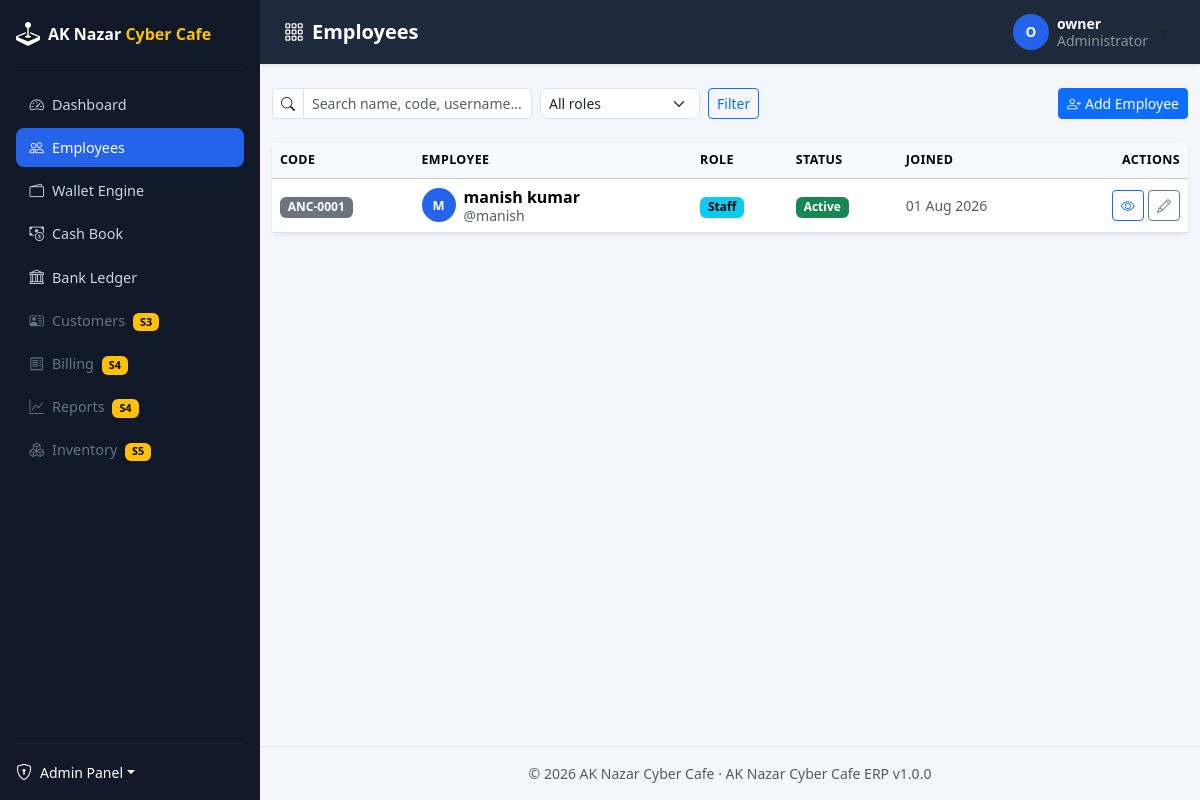
The page /employees/ (signed in) on the database its author committed.
### apps/accounts/models/user.py (models this page shows, shortened)
class User(BaseModel, AbstractBaseUser, PermissionsMixin):
    username = models.CharField(max_length=150, unique=True, db_index=True)
    email = models.EmailField(unique=True, null=True, blank=True, db_index=True)
    phone = models.CharField(max_length=15, unique=True, null=True, blank=True)
    first_name = models.CharField(max_length=100, blank=True)
    last_name = models.CharField(max_length=100, blank=True)
    is_staff = models.BooleanField(default=False)
    date_joined = models.DateTimeField(auto_now_add=True)
    objects = UserManager()
    USERNAME_FIELD = "username"
    REQUIRED_FIELDS = []
    class Meta:
        ordering = ["-date_joined"]
        verbose_name = "User"
        verbose_name_plural = "Users"
    def get_full_name(self):
        full_name = " ".join(part for part in (self.first_name, self.last_name) if part).strip()
        return full_name or self.username
    def get_short_name(self):
        return self.first_name or self.username

### apps/employees/models/employee.py (models this page shows, shortened)
class Employee(BaseModel):
    user = models.OneToOneField(
        settings.AUTH_USER_MODEL,
        on_delete=models.CASCADE,
        related_name="employee",
        help_text="Login account this employee profile belongs to.",
    )
    employee_code = models.CharField(max_length=20, unique=True, editable=False, db_index=True)
    full_name = models.CharField(max_length=150)
    role = models.CharField(max_length=30, choices=Role.choices, default=Role.STAFF, db_index=True)
    status = models.CharField(
        max_length=30,
        choices=EmploymentStatus.choices,
        default=EmploymentStatus.ACTIVE,
        db_index=True,
    )
    gender = models.CharField(max_length=10, choices=Gender.choices, blank=True)
    date_of_birth = models.DateField(null=True, blank=True)
    date_of_joining = models.DateField(null=True, blank=True)
    personal_phone = models.CharField(max_length=15, blank=True)
    personal_email = models.EmailField(blank=True)
    emergency_contact_name = models.CharField(max_length=150, blank=True)
    emergency_contact_phone = models.CharField(max_length=15, blank=True)
    address_line = models.CharField(max_length=255, blank=True)
    city = models.CharField(max_length=100, blank=True)
    state = models.CharField(max_length=100, blank=True)
    pincode = models.CharField(max_length=10, blank=True)
    id_proof_type = models.CharField(max_length=20, choices=IdProofType.choices, blank=True)
    id_proof_number = models.CharField(max_length=50, blank=True)
    photo = models.ImageField(upload_to="employees/photos/", blank=True, null=True)
    notes = models.TextField(blank=True)
    class Meta:
        ordering = ["-created_at"]
        verbose_name = "Employee"
        verbose_name_plural = "Employees"
        indexes = [
            models.Index(fields=["role", "status"]),
        ]
    @property
    def is_supervisor(self) -> bool:
        return self.role in (Role.OWNER, Role.MANAGER)

### apps/employees/views/employee.py (the view)
# urls.py: path("", employee_views.EmployeeListView.as_view(), name="list"),
class EmployeeListView(LoginRequiredMixin, PermissionRequiredMixin, ListView):
    permission_required = "employees.view_employee"
    template_name = "employees/employee_list.html"
    context_object_name = "employees"
    paginate_by = 20
    def get_queryset(self):
        queryset = EmployeeSelector.list_active()
        search = self.request.GET.get("q", "").strip()
        role = self.request.GET.get("role", "").strip()
        if search:
            queryset = queryset.filter(
                Q(full_name__icontains=search)
                | Q(employee_code__icontains=search)
                | Q(user__username__icontains=search)
            )
        if role and role in Role.values:
            queryset = queryset.filter(role=role)
        return queryset
    def get_context_data(self, **kwargs):
        context = super().get_context_data(**kwargs)
        context["page_title"] = "Employees"
        context["roles"] = Role.choices
        context["q"] = self.request.GET.get("q", "")
        context["selected_role"] = self.request.GET.get("role", "")
        return context

### apps/common/context_processors.py (called while the page is built)
def erp_context(request):
    return {
        "ERP_APP_NAME": settings.ERP_APP_NAME,
        "ERP_APP_VERSION": settings.ERP_APP_VERSION,
        "ERP_COMPANY_NAME": settings.ERP_COMPANY_NAME,
        "ERP_COMPANY_ADDRESS": settings.ERP_COMPANY_ADDRESS,
    }

### apps/common/managers.py (called while the page is built)
    def get_queryset(self):
        return super().get_queryset().filter(deleted_at__isnull=True)

### apps/employees/selectors/employee_selector.py (called while the page is built)
    @staticmethod
    def list_active():
        return Employee.objects.select_related("user").order_by("-created_at")

### templates/employees/employee_list.html (shortened to what this page needs)
{% extends "base.html" %}
{% block content %}
<div class="d-flex flex-wrap align-items-center justify-content-between gap-2 mb-4">
    <div class="d-flex gap-2 flex-wrap">
        <form method="get" class="d-flex gap-2 flex-wrap">
            <div class="input-group input-group-sm" style="width: 260px;">
                <span class="input-group-text bg-white"><i class="bi bi-search"></i></span>
                <input type="text" name="q" value="{{ q }}" class="form-control" placeholder="Search name, code, username...">
            </div>
            <select name="role" class="form-select form-select-sm" style="width: 160px;">
                <option value="">All roles</option>
            </select>
            <button type="submit" class="btn btn-sm btn-outline-primary">Filter</button>
        </form>
    </div>
    {% if perms.employees.add_employee %}
        <a href="{% url 'employees:create' %}" class="btn btn-primary btn-sm">
            <i class="bi bi-person-plus me-1"></i>Add Employee
        </a>
    {% endif %}
</div>
<div class="card shadow-sm border-0">
    <div class="table-responsive">
        <table class="table table-hover align-middle mb-0">
            <thead class="table-light">
                <tr>
                    <th scope="col">Code</th>
                    <th scope="col">Employee</th>
                    <th scope="col">Role</th>
                    <th scope="col">Status</th>
                    <th scope="col">Joined</th>
                    <th scope="col" class="text-end">Actions</th>
                </tr>
            </thead>
            <tbody>
                {% for employee in employees %}
                    <tr>
                        <td><span class="badge text-bg-secondary">{{ employee.employee_code }}</span></td>
                        <td>
                            <div class="d-flex align-items-center gap-2">
                                <span class="user-avatar-sm">{{ employee.full_name|slice:":1"|upper }}</span>
                                <div class="lh-sm">
                                    <span class="d-block fw-semibold">{{ employee.full_name }}</span>
                                    <span class="d-block small text-muted">@{{ employee.user.username }}</span>
                                </div>
                            </div>
                        </td>
                        <td><span class="badge text-bg-{% if employee.is_supervisor %}warning{% else %}info{% endif %}">{{ employee.get_role_display }}</span></td>
                        <td>
                            <span class="badge {% if employee.status == 'ACTIVE' %}text-bg-success{% else %}text-bg-secondary{% endif %}">
                                {{ employee.get_status_display }}
                            </span>
                        </td>
                        <td class="text-muted small">{{ employee.date_of_joining|date:"d M Y"|default:"—" }}</td>
                        <td class="text-end">
                            <a href="{% url 'employees:detail' employee.pk %}" class="btn btn-sm btn-outline-primary" title="View">
                                <i class="bi bi-eye"></i>
                            </a>
                            {% if perms.employees.change_employee %}
                                <a href="{% url 'employees:update' employee.pk %}" class="btn btn-sm btn-outline-secondary" title="Edit">
                                    <i class="bi bi-pencil"></i>
                                </a>
                            {% endif %}
                        </td>
                    </tr>
                {% endfor %}
            </tbody>
        </table>
    </div>
</div>
{% endblock %}

### templates/base.html (shortened to what this page needs)
{% load static %}
<!DOCTYPE html>
<html lang="en">
<head>
    <link href="https://cdn.jsdelivr.net/npm/bootstrap@5.3.3/dist/css/bootstrap.min.css" rel="stylesheet">
    <link href="https://cdn.jsdelivr.net/npm/bootstrap-icons@1.11.3/font/bootstrap-icons.css" rel="stylesheet">
    <link href="{% static 'css/site.css' %}" rel="stylesheet">
</head>
<body>
<div class="app-wrapper d-flex">
    {% include "includes/sidebar.html" %}
    <div class="app-main flex-grow-1 d-flex flex-column">
        {% include "includes/topbar.html" %}
        <main class="app-content container-fluid py-4">
            {% block content %}{% endblock %}
        </main>
        <footer class="app-footer mt-auto text-center small text-muted py-3">
            © {% now "Y" %} {{ ERP_COMPANY_NAME }} · {{ ERP_APP_NAME }} v{{ ERP_APP_VERSION }}
        </footer>
    </div>
</div>
</body>
</html>

### templates/includes/sidebar.html (shortened to what this page needs)
<aside class="app-sidebar d-flex flex-column flex-shrink-0 p-3">
    <a href="{% url 'pages:dashboard' %}" class="sidebar-brand d-flex align-items-center mb-3 mb-md-0 me-md-auto text-decoration-none">
        <i class="bi bi-joystick fs-4 me-2"></i>
        <span class="fs-6 fw-bold">AK Nazar <span class="text-warning">Cyber Cafe</span></span>
    </a>
    <hr class="sidebar-divider">
    <ul class="nav nav-pills flex-column mb-auto gap-1">
        <li class="nav-item">
            <a href="{% url 'pages:dashboard' %}"
               class="nav-link {% if request.resolver_match.app_name == 'pages' %}active{% endif %}"
               aria-current="page">
                <i class="bi bi-speedometer2 me-2"></i>Dashboard
            </a>
        </li>
        <li class="nav-item">
            <a href="{% url 'employees:list' %}"
               class="nav-link {% if request.resolver_match.app_name == 'employees' %}active{% endif %}">
                <i class="bi bi-people me-2"></i>Employees
            </a>
        </li>
        <li class="nav-item">
            <a href="{% url 'employees:wallet_list' %}"
               class="nav-link {% if request.resolver_match.url_name == 'wallet_list' or request.resolver_match.url_name == 'wallet_detail' %}active{% endif %}">
                <i class="bi bi-wallet2 me-2"></i>Wallet Engine
            </a>
        </li>
        <li class="nav-item">
            <a href="{% url 'finance:cashbook_list' %}"
               class="nav-link {% if request.resolver_match.app_name == 'finance' and request.resolver_match.url_name == 'cashbook_list' %}active{% endif %}">
                <i class="bi bi-cash-coin me-2"></i>Cash Book
            </a>
        </li>
        <li class="nav-item">
            <a href="{% url 'finance:bank_list' %}"
               class="nav-link {% if request.resolver_match.app_name == 'finance' and request.resolver_match.url_name == 'bank_list' %}active{% endif %}">
                <i class="bi bi-bank me-2"></i>Bank Ledger
            </a>
        </li>
        <li class="nav-item">
            <span class="nav-link disabled">
                <i class="bi bi-person-vcard me-2"></i>Customers
                <span class="badge text-bg-warning ms-1">S3</span>
            </span>
        </li>
        <li class="nav-item">
            <span class="nav-link disabled">
                <i class="bi bi-receipt me-2"></i>Billing
                <span class="badge text-bg-warning ms-1">S4</span>
            </span>
        </li>
        <li class="nav-item">
            <span class="nav-link disabled">
                <i class="bi bi-graph-up me-2"></i>Reports
                <span class="badge text-bg-warning ms-1">S4</span>
            </span>
        </li>
        <li class="nav-item">
            <span class="nav-link disabled">
                <i class="bi bi-boxes me-2"></i>Inventory
                <span class="badge text-bg-warning ms-1">S5</span>
            </span>
        </li>
    </ul>
    <hr class="sidebar-divider">
    <div class="dropdown">
        <a href="#" class="d-flex align-items-center text-decoration-none dropdown-toggle text-white" data-bs-toggle="dropdown">
            <i class="bi bi-shield-lock me-2"></i>
            <span class="small">Admin Panel</span>
        </a>
    </div>
</aside>

### templates/includes/topbar.html (shortened to what this page needs)
<nav class="app-topbar d-flex align-items-center justify-content-between px-4">
    <h5 class="mb-0 text-white fw-semibold">
        <i class="bi bi-grid-3x3-gap me-2"></i>{{ page_title|default:"Dashboard" }}
    </h5>
    <div class="d-flex align-items-center gap-3">
        <div class="dropdown">
            <button class="btn btn-user dropdown-toggle d-flex align-items-center gap-2" type="button" data-bs-toggle="dropdown">
                <span class="user-avatar d-inline-flex align-items-center justify-content-center">
                    {{ request.user.get_short_name|slice:":1"|upper }}
                </span>
                <span class="d-none d-md-inline text-start lh-sm">
                    <span class="d-block small fw-semibold text-white">{{ request.user.get_full_name }}</span>
                    <span class="d-block small text-white-50">
                        {% if request.user.employee %}{{ request.user.employee.get_role_display }}{% else %}Administrator{% endif %}
                    </span>
                </span>
            </button>
        </div>
    </div>
</nav>

### static/css/site.css (style rules this page uses)
:root { --erp-sidebar-bg: #111827; --erp-sidebar-hover: #1f2937; --erp-sidebar-active: #2563eb; --erp-topbar-bg: #1e293b; --erp-accent: #2563eb; --erp-accent-warm: #f59e0b; --erp-content-bg: #f4f6fb; }
body { background: var(--erp-content-bg); font-family: "Segoe UI", system-ui, -apple-system, Roboto, "Helvetica Neue", sans-serif; }
.app-wrapper { min-height: 100vh; }
.app-sidebar { width: 260px; background: var(--erp-sidebar-bg); color: #cbd5e1; position: sticky; top: 0; height: 100vh; overflow-y: auto; }
.sidebar-brand { color: #fff; }
.sidebar-divider { border-color: rgba(255, 255, 255, 0.08); width: 100%; }
.app-sidebar .nav-link { color: #cbd5e1; border-radius: 0.5rem; padding: 0.55rem 0.85rem; font-size: 0.9rem; }
.app-sidebar .nav-link.active { background: var(--erp-sidebar-active); color: #fff; }
.app-sidebar .nav-link.disabled { color: #64748b; opacity: 1; cursor: not-allowed; }
.app-main { min-width: 0; }
.app-topbar { background: var(--erp-topbar-bg); min-height: 64px; box-shadow: 0 1px 3px rgba(0, 0, 0, 0.1); }
.btn-user { background: transparent; border: none; padding: 0.25rem 0.5rem; }
.app-content { flex: 1; }
.user-avatar, .user-avatar-sm, .user-avatar-lg { display: inline-flex; align-items: center; justify-content: center; background: var(--erp-accent); color: #fff; font-weight: 700; border-radius: 50%; flex-shrink: 0; }
.user-avatar { width: 36px; height: 36px; font-size: 0.85rem; }
.user-avatar-sm { width: 34px; height: 34px; font-size: 0.8rem; }
.form-control, .form-select { border-radius: 0.5rem; }
.table thead th { font-size: 0.78rem; text-transform: uppercase; letter-spacing: 0.03em; }
.app-footer { border-top: 1px solid #e5e7eb; }

### rows shown on the page
User: user.get_short_name "O", user.get_full_name "owner"
Employee: employee_code "ANC-0001", full_name "M", full_name "manish kumar", user.username "manish", role "Staff", status "Active", date_of_joining "01 Aug 2026"

### other values the page prints
{{ page_title|default:"Dashboard" }} "Employees"
{{ ERP_COMPANY_NAME }} "AK Nazar Cyber Cafe"
{{ ERP_APP_NAME }} "AK Nazar Cyber Cafe ERP"
{{ ERP_APP_VERSION }} "1.0.0"
